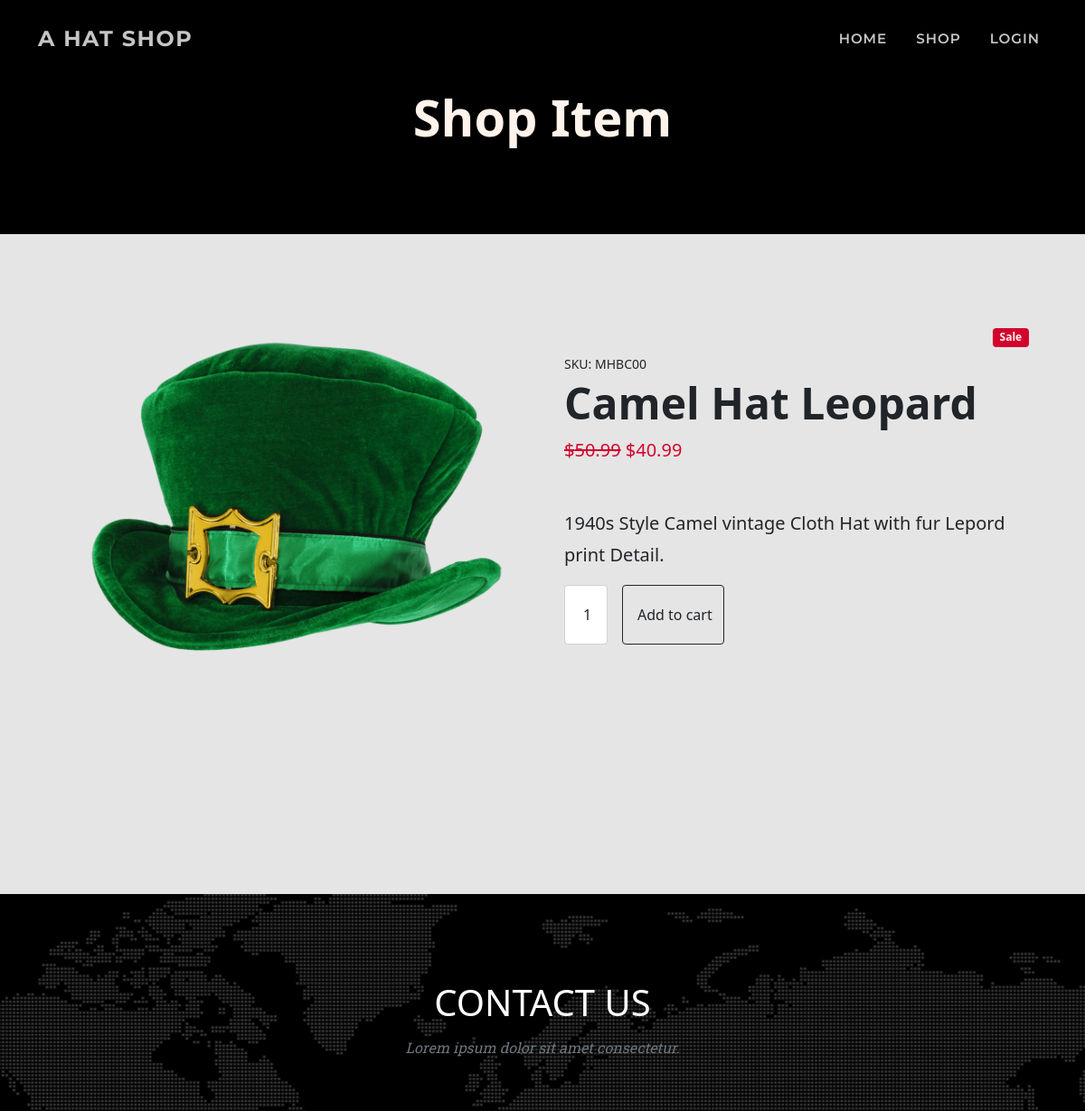
The page /shop/1/ (upper part) on the database as committed earlier.
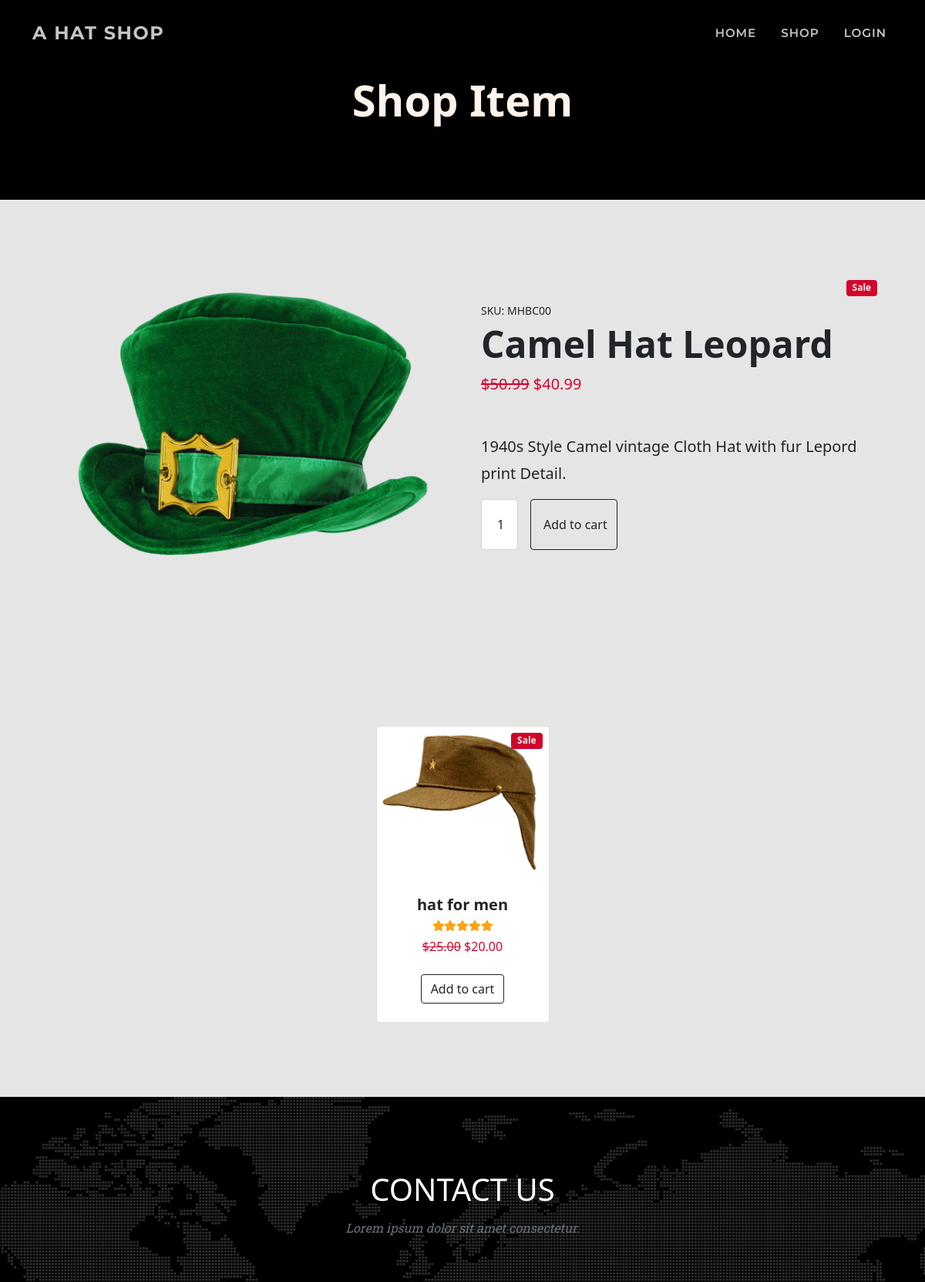
The same page on the database as committed later.
### shop/models.py (models this page shows, shortened)
class Product(models.Model):
    sku = models.CharField(max_length=60)
    category = models.ForeignKey(
        'Category', null=True, blank=True,
        on_delete=models.SET_NULL)
    style = models.CharField(max_length=60)
    color = models.CharField(max_length=60)
    name = models.CharField(max_length=60)
    description = models.TextField(max_length=250)
    price = models.DecimalField(
        max_digits=6, decimal_places=2)
    image = models.ImageField(null=True, blank=True)
    sale = models.BooleanField(default=False)
    sale_price = models.DecimalField(
        max_digits=6, decimal_places=2,
        null=True, blank=True)
    item_count = models.IntegerField(
        blank=False, null=False, default=0)

### shop/views.py (the view)
# urls.py: path('<int:item_id>/', views.shop_item, name='shop_item'),
def shop_item(request, item_id):
    item = get_object_or_404(Product, pk=item_id)
    related = Product.objects.filter(style=item.style)
    context = {
        'item': item,
        'related': related,
    }
    return render(request, 'shop/shop_item.html', context)

### shop/templates/shop/shop_item.html (shortened to what this page needs)
{% extends 'base.html' %}
{% load static %}
{% block page_header %}
<header class="bg-black py-5">
    <div class="container px-4 px-lg-5 my-5">
        <div class="text-center">
            <h1 class="display-4 text-white fw-bolder">Shop Item</h1>
        </div>
    </div>
</header>
{% endblock %}
{% block content %}
<section class="py-5">
    <div class="container px-4 px-lg-5 my-5">
        <div class="row gx-4 gx-lg-5 align-items-center position-relative">
            {% if item.sale %}
            <div class="badge bg-danger text-white position-absolute w-auto" style="top: 0.5rem; right: 0.5rem">Sale
            </div>
            {% endif %}
            <div class="col-md-6"><img class="card-img-top mb-5 mb-md-0" src="{{ item.image.url }}"
                    alt="{{ item.name }}" /></div>
            <div class="col-md-6">
                <div class="small mb-1">SKU: {{ item.sku }}</div>
                <h1 class="display-5 fw-bolder">{{ item.name }}</h1>
                <div class="fs-5 mb-5">
                    {% if item.sale %}
                    <span class="text-decoration-line-through text-danger">${{ item.price }}</span>
                    <span class="text-danger">${{ item.sale_price }} </span>
                    {% else %}
                    <span>${{ item.price }} </span>
                    {% endif %}
                </div>
                <p class="lead">{{ item.description }}</p>
                <div class="d-flex">
                    <input class="form-control text-center me-3" id="inputQuantity" type="num" value="1"
                        style="max-width: 3rem" />
                    <button class="btn btn-outline-dark flex-shrink-0" type="button">
                        Add to cart
                    </button>
                </div>
            </div>
        </div>
    </div>
</section>
<section class="py-5 bg-light">
    <div class="container px-4 px-lg-5 mt-5">
        <div class="row gx-4 gx-lg-5 row-cols-2 row-cols-md-3 row-cols-xl-4 justify-content-center">
            {% for relate in related %}
            {% if relate.id != item.id %}
            <div class="col mb-5">
                <div class="card justify-content-end h-100">
                    {% if relate.sale %}
                    <div class="badge bg-danger text-white position-absolute" style="top: 0.5rem; right: 0.5rem">Sale
                    </div>
                    {% endif %}
                    <a class="h-100 my-auto" href="{% url 'shop_item' relate.id %}">
                        <div class="h-100 d-flex align-items-center">
                            <img class="card-img-top align-middle" src="{{ relate.image.url }}" alt="..." />
                        </div>
                    </a>
                    <div class="card-body p-4">
                        <div class="text-center align-items-end">
                            <h5 class="fw-bolder">{{ relate.name }}</h5>
                            <div class="d-flex justify-content-center small text-warning mb-2">
                                <span class="fa fa-star checked"></span>
                                <span class="fa fa-star checked"></span>
                                <span class="fa fa-star checked"></span>
                                <span class="fa fa-star"></span>
                                <span class="fa fa-star"></span>
                            </div>
                            {% if relate.sale %}
                            <span class="text-decoration-line-through text-danger">${{ relate.price }}</span>
                            <span class="text-danger">${{ relate.sale_price }} </span>
                            {% else %}
                            <span>${{ relate.price }} </span>
                            {% endif %}
                        </div>
                    </div>
                    <div class="card-footer p-4 pt-0 border-top-0 bg-transparent justify-self-end">
                        <div class="text-center"><a class="btn btn-outline-dark mt-auto" href="#">Add to cart</a>
                        </div>
                    </div>
                </div>
            </div>
            {% endif %}
            {% endfor %}
        </div>
    </div>
</section>
{% endblock %}

### templates/base.html (shortened to what this page needs)
<!doctype html>
<html lang="en">
<head>
    {% load static %}
    {% block corecss %}
    <link rel="stylesheet" href="https://cdn.jsdelivr.net/npm/bootstrap@5.1.3/dist/css/bootstrap.min.css">
    <link href="{% static 'css/base.css' %}" rel="stylesheet" />
    {% endblock %}
</head>
<body>
                <nav class="navbar navbar-expand-lg navbar-dark fixed-top flex-column" id="mainNav">
                    <div class="container">
                        <div><a class="navbar-brand" href="{% url 'home' %}">A hat Shop</a></div>
                        <div class="collapse navbar-collapse" id="navbarResponsive">
                            <ul class="navbar-nav text-uppercase ms-auto py-4 py-lg-0">
                                <li class="nav-item"><a class="nav-link" href="{% url 'home' %}">home</a></li>
                                <li class="nav-item"><a class="nav-link" href="{% url 'shop' %}">shop</a></li>
                                {% if request.user.is_authenticated %}
                                <li class="nav-item"><a class="nav-link" href="{% url 'account_logout' %}">Logout</a></li>
                                {% else %}
                                <li class="nav-item"><a class="nav-link" href="{% url 'account_login' %}">Login</a></li>
                                {% endif %}
                            </ul>
                        </div>
                    </div>
                </nav>
    {% block page_header %}
    {% endblock %}
    {% block content %}
    {% endblock %}
        <section class="page-section bg-black" id="contact">
            <div class="container">
                <div class="text-center">
                    <h2 class="section-heading text-uppercase">Contact Us</h2>
                    <h3 class="section-subheading text-muted">Lorem ipsum dolor sit amet consectetur.</h3>
                </div>
            </div>
        </section>
    </body>
</html>

### static/css/base.css (style rules this page uses)
:root { --bs-warning: #fca311; --bs-white: #fff; --bs-gray: #292929; --bs-light: #e5e5e5; --bs-dark: #000000; --bs-danger: #d2042d; --bs-primary: #292929; --bs-secondary: rgb(229, 229, 229); --bs-primary-rgb: 41, 41, 41; --bs-secondary-rgb: 229, 229, 229; --bs-warning-rgb: 252, 163, 17; --bs-danger-rgb: 210, 4, 45; --bs-white-rgb: 255, 243, 235; --bs-light-rgb: 229, 229, 229; --bs-dark-rgb: 0, 0, 0; --bs-white-rgb: 255, 243, 235; }
html { scroll-padding-top: 4.5rem; }
body { position: relative; overflow-x: hidden; background-color: #e5e5e5; }
p { line-height: 1.75; }
.page-section { padding: 6rem 0; }
.page-section h2.section-heading, .page-section .section-heading.h2 { font-size: 2.5rem; margin-top: 0; margin-bottom: 1rem; }
.page-section h3.section-subheading, .page-section .section-subheading.h3 { font-size: 1rem; font-weight: 400; font-style: italic; font-family: "Roboto Slab", -apple-system, BlinkMacSystemFont, "Segoe UI", Roboto, "Helvetica Neue", Arial, sans-serif, "Apple Color Emoji", "Segoe UI Emoji", "Segoe UI Symbol", "Noto Color Emoji"; margin-bottom: 4rem; }
@media (min-width: 768px) { section { padding: 9rem 0; } }
#mainNav { padding-top: 1rem; padding-bottom: 1rem; background-color: #000000; }
#mainNav .navbar-brand { color: #c5c5c5; font-family: "Montserrat", -apple-system, BlinkMacSystemFont, "Segoe UI", Roboto, "Helvetica Neue", Arial, sans-serif, "Apple Color Emoji", "Segoe UI Emoji", "Segoe UI Symbol", "Noto Color Emoji"; font-weight: 700; letter-spacing: 0.0625em; text-transform: uppercase; transition: color 2s; }
.nav-item .nav-link { font-family: "Montserrat", -apple-system, BlinkMacSystemFont, "Segoe UI", Roboto, "Helvetica Neue", Arial, sans-serif, "Apple Color Emoji", "Segoe UI Emoji", "Segoe UI Symbol", "Noto Color Emoji"; font-size: 0.95rem; color: #c5c5c5 !important; font-weight: 600; letter-spacing: 0.0625em; }
@media (min-width: 992px) { #mainNav { padding-top: 1.5rem; padding-bottom: 1.5rem; border: none; background-color: transparent; transition: padding-top 0.3s ease-in-out, padding-bottom 0.3s ease-in-out; } }
@media (min-width: 992px) { #mainNav .navbar-brand { font-size: 1.5em; transition: font-size 0.3s ease-in-out; } }
@media (min-width: 992px) { #mainNav .navbar-nav .nav-item { margin-right: 1rem; } }
@media (min-width: 992px) { #mainNav .navbar-nav .nav-item:last-child { margin-right: 0; } }
section#contact { background-color: #000000; background-image: url("../img/map-image.png"); background-repeat: no-repeat; background-position: center; }
section#contact .section-heading { color: #fff; }
.form-control { padding: 1.25rem; }
.card-body { flex: 0 1 auto; padding: 1rem 1rem; }

Rows that differ between the two databases and show on the page:
added Product: sale "Sale", image (picture), name "hat for men", price "25.00", sale_price "20.00"
